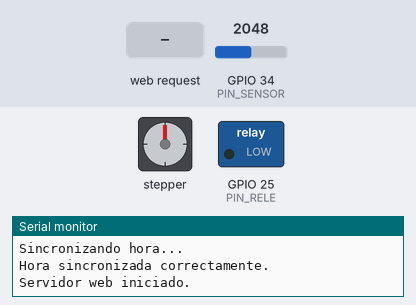
Bench run of a program on a simulated ESP32. On the bench: stepper motor, switched loads named in the program (green lamp = pin HIGH), the last lines printed to the serial monitor. Wiring (inferred from the names in the program): stepper motor driver (200 steps per turn assumed): step GPIO 14; direction GPIO 12. The test bench sets the inputs (shaded band); at power-on: GPIO 34 (PIN_SENSOR) = 2048. WiFi joins after 1.5 s; servers stay silent unless stated; the local clock reads 2024-03-15 10:24:30 at power-on unless the program sets it; pins used as bus, display or sensor lines are not drawn.

Above: at 2.7 s.
2.8 s: HTTP request GET /alimentar?gramos=120 received
At 4.7 s:
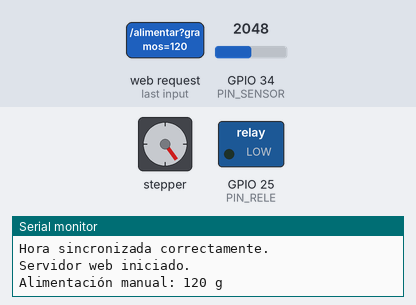
5.0 s: GPIO 34 (PIN_SENSOR) set to 1257
6.5 s: GPIO 34 (PIN_SENSOR) set to 1167
At 7.1 s:
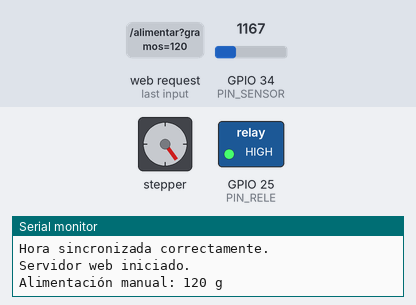
8.0 s: HTTP request GET /alimentar?gramos=120&hora=120 received
At 9.6 s:
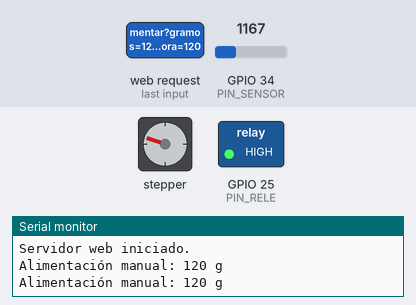
10.2 s: GPIO 34 (PIN_SENSOR) set to 2469
11.7 s: GPIO 34 (PIN_SENSOR) set to 2566
At 13.1 s:
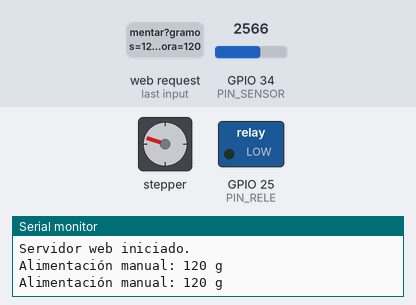
Timing chart, 0 to 14.2 s (numbered marks = the images above; inputs shaded):
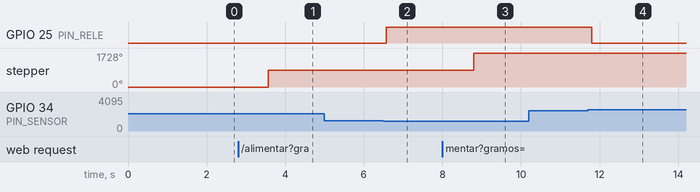

The program:

main.cpp
```cpp
#include <Arduino.h>
#include <WiFi.h>
#include <AsyncTCP.h>
#include <ESPAsyncWebServer.h>
#include "time.h"

#define PIN_SENSOR 34
#define PIN_RELE 25
#define NIVEL_BAJO 1200
#define NIVEL_ALTO 2500
#define STEP_PIN 14
#define DIR_PIN 12


bool valvulaAbierta = false;
unsigned long tiempoAnterior = 0;
const unsigned long intervaloLectura = 500;

int gramosObjetivo = 0;
int horaObjetivo = 0;
int minutoObjetivo = 0;
bool yaEjecutado = false;


const char* ssid = "CESJT";
const char* password = "itisjtsmg";


AsyncWebServer server(80);


void configurarTiempo() {
  configTime(-3 * 3600, 0, "pool.ntp.org", "time.nist.gov");
  struct tm timeinfo;
  Serial.print("Sincronizando hora...");
  while (!getLocalTime(&timeinfo)) {
    delay(500);
    Serial.print(".");
  }
  Serial.println("\nHora sincronizada correctamente.");
}


void moverMotor(int pasos, bool direccion) {
  digitalWrite(DIR_PIN, direccion ? HIGH : LOW);
  for (int i = 0; i < pasos; i++) {
    digitalWrite(STEP_PIN, HIGH);
    delayMicroseconds(800);
    digitalWrite(STEP_PIN, LOW);
    delayMicroseconds(800);
  }
}


const char htmlPage[] PROGMEM = R"rawliteral(
<!DOCTYPE html>
<html>
<head>
  <meta charset="UTF-8">
  <title>Comedero Automático</title>
  <style>
    body {
      font-family: Arial, sans-serif;
      background: linear-gradient(to right, #ffffff, #aee0ff);
      text-align: center;
      padding-top: 40px;
    }
    .seccion {
      display: flex;
      flex-direction: column;
      align-items: center;
      gap: 20px;
      background: #1565c0;
      padding: 30px 50px;
      border-radius: 20px;
      box-shadow: 0 4px 10px rgba(0, 0, 0, 0.2);
      width: fit-content;
      margin: auto;
      color: white;
    }
    button {
      background-color: #78a2dc;
      color: white;
      border: none;
      font-size: 20px;
      padding: 10px 25px;
      border-radius: 10px;
      cursor: pointer;
      transition: background 0.2s;
    }
    button:hover { background-color: #45a049; }
    input[type="number"], input[type="time"] {
      font-size: 18px;
      padding: 6px 10px;
      border: 2px solid #78a2dc;
      border-radius: 10px;
      outline: none;
      text-align: center;
    }
    h2 { color: #fff; }
    .contador {
      display: flex;
      justify-content: center;
      align-items: center;
      gap: 20px;
      margin-top: 20px;
    }
    #cantidad {
      font-size: 28px;
      font-weight: bold;
      color: #333;
      width: 80px;
      display: inline-block;
    }
  </style>
</head>
<body>
  <div class="seccion">
    <h2>Programar Comida</h2>
    <form id="formComida" action="/set" method="GET">
      <label>Cantidad (gramos):</label><br>
      <div class="contador">
        <button type="button" onclick="cambiarCantidad(-50)">-</button>
        <span id="cantidad">0</span>
        <button type="button" onclick="cambiarCantidad(50)">+</button>
      </div>
      <input type="hidden" name="gramos" id="inputGramos" value="0">
      <br><br>
      <label>Hora programada:</label><br>
      <input type="time" name="hora" required><br><br>
      <button type="submit">Guardar</button>
    </form>

    <button onclick="alimentarAhora()">Alimentar ahora</button>
  </div>

  <script>
    let cantidad = 0;
    const cantidadSpan = document.getElementById("cantidad");
    const inputGramos = document.getElementById("inputGramos");

    function cambiarCantidad(valor) {
      cantidad += valor;
      if (cantidad < 0) cantidad = 0;
      cantidadSpan.textContent = cantidad;
      inputGramos.value = cantidad;
    }

    function alimentarAhora() {
      fetch(`/alimentar?gramos=${cantidad}`)
        .then(r => r.text())
        .then(t => alert(t));
    }
  </script>
</body>
</html>
)rawliteral";


void setup() {
  Serial.begin(115200);
  pinMode(PIN_RELE, OUTPUT);
  digitalWrite(PIN_RELE, LOW);
  pinMode(STEP_PIN, OUTPUT);
  pinMode(DIR_PIN, OUTPUT);

  WiFi.begin(ssid, password);
  Serial.print("Conectando a WiFi...");
  while (WiFi.status() != WL_CONNECTED) {
    delay(500);
    Serial.print(".");
  }
  Serial.println("\nWiFi conectado!");
  Serial.println(WiFi.localIP());

  configurarTiempo();


  server.on("/", HTTP_GET, [](AsyncWebServerRequest *request) {
    request->send_P(200, "text/html", htmlPage);
  });

  server.on("/set", HTTP_GET, [](AsyncWebServerRequest *request) {
    if (request->hasParam("gramos") && request->hasParam("hora")) {
      gramosObjetivo = request->getParam("gramos")->value().toInt();

      String horaStr = request->getParam("hora")->value();
      horaObjetivo = horaStr.substring(0, 2).toInt();
      minutoObjetivo = horaStr.substring(3, 5).toInt();
      Serial.printf("Configurado: %d g -> %02d:%02d\n", gramosObjetivo, horaObjetivo, minutoObjetivo);
      request->send(200, "text/html", "<h2>Configuración guardada correctamente.</h2><a href='/'>Volver</a>");
    } else {
      request->send(400, "text/plain", "Faltan parámetros.");
    }
  });

  server.on("/alimentar", HTTP_GET, [](AsyncWebServerRequest *request) {
    int gramos = 0;
    if (request->hasParam("gramos")) {
      gramos = request->getParam("gramos")->value().toInt();
    }
    if (gramos > 0) {
      int pasos = gramos * 4;
      moverMotor(pasos, true);
      request->send(200, "text/plain", "Alimentación manual completada.");
      Serial.printf("Alimentación manual: %d g\n", gramos);
    } else {
      request->send(400, "text/plain", "Cantidad inválida.");
    }
  });

  server.begin();
  Serial.println("Servidor web iniciado.");
}


void loop() {
  unsigned long tiempoActual = millis();


  if (tiempoActual - tiempoAnterior >= intervaloLectura) {
    tiempoAnterior = tiempoActual;
    int nivel = analogRead(PIN_SENSOR);

    if (nivel < NIVEL_BAJO && !valvulaAbierta) {
      digitalWrite(PIN_RELE, HIGH);
      valvulaAbierta = true;
    }

    if (nivel > NIVEL_ALTO && valvulaAbierta) {
      digitalWrite(PIN_RELE, LOW);
      valvulaAbierta = false;
    }
  }


  struct tm timeinfo;
  if (getLocalTime(&timeinfo)) {
    if (timeinfo.tm_hour == horaObjetivo &&
        timeinfo.tm_min == minutoObjetivo &&
        !yaEjecutado &&
        gramosObjetivo > 0) {

      int pasos = gramosObjetivo * 4;
      moverMotor(pasos, true);
      yaEjecutado = true;
      Serial.printf("Alimentación automática ejecutada: %d g\n", gramosObjetivo);
    }

    if (timeinfo.tm_min != minutoObjetivo) {
      yaEjecutado = false;
    }
  }
}
```

Measured:
- the behaviour switches between 1200 and 1199 on GPIO 34 (PIN_SENSOR) (found by bisection; images 1 and 2)
- the behaviour switches between 2500 and 2501 on GPIO 34 (PIN_SENSOR) (found by bisection; images 3 and 4)
- after the input at 2.8 s, stepper: turns 864° clockwise, starting after 0.78 s
- after the input at 5.0 s, every drawn part: stays the same
- after the input at 6.5 s, GPIO 25 (PIN_RELE): LOW → HIGH after 0.08 s
- after the input at 8.0 s, stepper: turns 864° clockwise, starting after 0.80 s
- after the input at 10.2 s, every drawn part: stays the same
- after the input at 11.7 s, GPIO 25 (PIN_RELE): HIGH → LOW after 0.10 s
